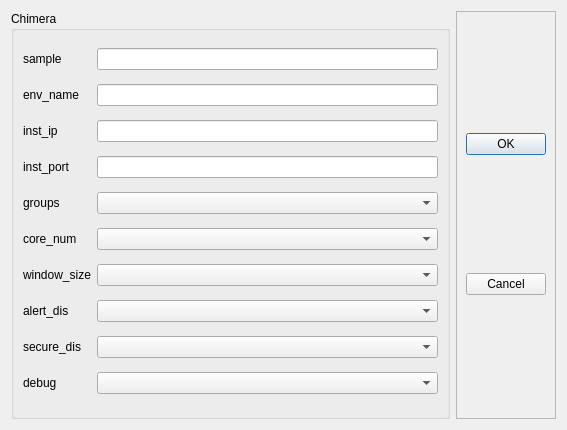
<?xml version="1.0" encoding="UTF-8"?>
<ui version="4.0">
 <class>Dialog</class>
 <widget class="QDialog" name="Dialog">
  <property name="geometry">
   <rect>
    <x>0</x>
    <y>0</y>
    <width>567</width>
    <height>430</height>
   </rect>
  </property>
  <property name="windowTitle">
   <string>Create Chimera</string>
  </property>
  <layout class="QHBoxLayout" name="horizontalLayout" stretch="7,1">
   <item>
    <widget class="QGroupBox" name="groupBox">
     <property name="title">
      <string>Chimera</string>
     </property>
     <layout class="QGridLayout" name="gridLayout">
      <item row="0" column="0">
       <widget class="QLabel" name="label_4">
        <property name="text">
         <string>sample</string>
        </property>
       </widget>
      </item>
      <item row="0" column="1">
       <widget class="QLineEdit" name="SampleText">
        <property name="echoMode">
         <enum>QLineEdit::Normal</enum>
        </property>
       </widget>
      </item>
      <item row="1" column="0">
       <widget class="QLabel" name="label_3">
        <property name="text">
         <string>env_name</string>
        </property>
       </widget>
      </item>
      <item row="1" column="1">
       <widget class="QLineEdit" name="EnvText">
        <property name="echoMode">
         <enum>QLineEdit::Normal</enum>
        </property>
       </widget>
      </item>
      <item row="2" column="0">
       <widget class="QLabel" name="label_5">
        <property name="text">
         <string>inst_ip</string>
        </property>
       </widget>
      </item>
      <item row="2" column="1">
       <widget class="QLineEdit" name="InstIpText">
        <property name="echoMode">
         <enum>QLineEdit::Normal</enum>
        </property>
       </widget>
      </item>
      <item row="3" column="0">
       <widget class="QLabel" name="label_6">
        <property name="text">
         <string>inst_port</string>
        </property>
       </widget>
      </item>
      <item row="3" column="1">
       <widget class="QLineEdit" name="InstPortText">
        <property name="echoMode">
         <enum>QLineEdit::Normal</enum>
        </property>
       </widget>
      </item>
      <item row="4" column="0">
       <widget class="QLabel" name="label_7">
        <property name="text">
         <string>groups</string>
        </property>
       </widget>
      </item>
      <item row="4" column="1">
       <widget class="SearchComboBox" name="GroupText"/>
      </item>
      <item row="5" column="0">
       <widget class="QLabel" name="label_8">
        <property name="text">
         <string>core_num</string>
        </property>
       </widget>
      </item>
      <item row="5" column="1">
       <widget class="QComboBox" name="CoreNumText"/>
      </item>
      <item row="6" column="0">
       <widget class="QLabel" name="label_10">
        <property name="text">
         <string>window_size</string>
        </property>
       </widget>
      </item>
      <item row="6" column="1">
       <widget class="QComboBox" name="WindowSizeText"/>
      </item>
      <item row="7" column="0">
       <widget class="QLabel" name="label_11">
        <property name="text">
         <string>alert_dis</string>
        </property>
       </widget>
      </item>
      <item row="7" column="1">
       <widget class="QComboBox" name="AlertDisText"/>
      </item>
      <item row="8" column="0">
       <widget class="QLabel" name="label_12">
        <property name="text">
         <string>secure_dis</string>
        </property>
       </widget>
      </item>
      <item row="8" column="1">
       <widget class="QComboBox" name="SecureDisText"/>
      </item>
      <item row="9" column="0">
       <widget class="QLabel" name="label_9">
        <property name="text">
         <string>debug</string>
        </property>
       </widget>
      </item>
      <item row="9" column="1">
       <widget class="QComboBox" name="DebugText"/>
      </item>
     </layout>
    </widget>
   </item>
   <item>
    <widget class="QFrame" name="frame">
     <property name="frameShape">
      <enum>QFrame::StyledPanel</enum>
     </property>
     <property name="frameShadow">
      <enum>QFrame::Raised</enum>
     </property>
     <layout class="QGridLayout" name="gridLayout_2">
      <item row="0" column="0">
       <widget class="QPushButton" name="pushButton">
        <property name="text">
         <string>OK</string>
        </property>
        <property name="icon">
         <iconset>
          <normaloff>../../_imgs/ok.png</normaloff>../../_imgs/ok.png</iconset>
        </property>
       </widget>
      </item>
      <item row="1" column="0">
       <widget class="QPushButton" name="pushButton_2">
        <property name="text">
         <string>Cancel</string>
        </property>
        <property name="icon">
         <iconset>
          <normaloff>../../_imgs/cancel.png</normaloff>../../_imgs/cancel.png</iconset>
        </property>
       </widget>
      </item>
     </layout>
    </widget>
   </item>
  </layout>
 </widget>
 <customwidgets>
  <customwidget>
   <class>SearchComboBox</class>
   <extends>QComboBox</extends>
   <header>..combox_custom.combox_search</header>
  </customwidget>
 </customwidgets>
 <resources/>
 <connections>
  <connection>
   <sender>pushButton</sender>
   <signal>clicked()</signal>
   <receiver>Dialog</receiver>
   <slot>accept()</slot>
   <hints>
    <hint type="sourcelabel">
     <x>353</x>
     <y>54</y>
    </hint>
    <hint type="destinationlabel">
     <x>305</x>
     <y>-11</y>
    </hint>
   </hints>
  </connection>
  <connection>
   <sender>pushButton_2</sender>
   <signal>clicked()</signal>
   <receiver>Dialog</receiver>
   <slot>reject()</slot>
   <hints>
    <hint type="sourcelabel">
     <x>351</x>
     <y>119</y>
    </hint>
    <hint type="destinationlabel">
     <x>222</x>
     <y>-9</y>
    </hint>
   </hints>
  </connection>
 </connections>
</ui>
